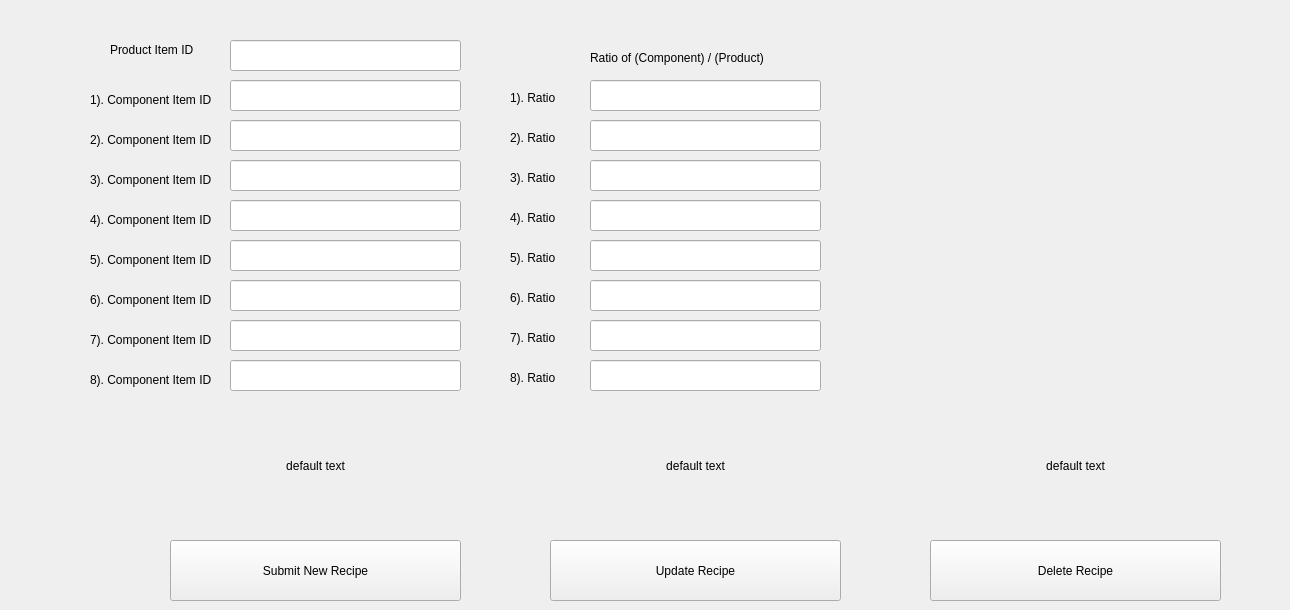
   <widget class="QWidget" name="AddRecipe">
    <attribute name="title">
     <string>Add Recipe</string>
    </attribute>
    <widget class="QLabel" name="label_26">
     <property name="geometry">
      <rect>
       <x>110</x>
       <y>40</y>
       <width>101</width>
       <height>20</height>
      </rect>
     </property>
     <property name="text">
      <string>Product Item ID</string>
     </property>
    </widget>
    <widget class="QLabel" name="label_27">
     <property name="geometry">
      <rect>
       <x>90</x>
       <y>90</y>
       <width>131</width>
       <height>20</height>
      </rect>
     </property>
     <property name="text">
      <string>1). Component Item ID </string>
     </property>
    </widget>
    <widget class="QLabel" name="ConfirmationOfNewRecipeTextBox">
     <property name="geometry">
      <rect>
       <x>110</x>
       <y>400</y>
       <width>411</width>
       <height>131</height>
      </rect>
     </property>
     <property name="text">
      <string>default text</string>
     </property>
     <property name="alignment">
      <set>Qt::AlignmentFlag::AlignCenter</set>
     </property>
    </widget>
    <widget class="QLineEdit" name="RecipeProductID">
     <property name="geometry">
      <rect>
       <x>230</x>
       <y>40</y>
       <width>231</width>
       <height>31</height>
      </rect>
     </property>
    </widget>
    <widget class="QLineEdit" name="RecipeComponentID1">
     <property name="geometry">
      <rect>
       <x>230</x>
       <y>80</y>
       <width>231</width>
       <height>31</height>
      </rect>
     </property>
    </widget>
    <widget class="QPushButton" name="SubmitNewRecipe">
     <property name="geometry">
      <rect>
       <x>170</x>
       <y>540</y>
       <width>291</width>
       <height>61</height>
      </rect>
     </property>
     <property name="text">
      <string>Submit New Recipe</string>
     </property>
    </widget>
    <widget class="QLabel" name="label_28">
     <property name="geometry">
      <rect>
       <x>510</x>
       <y>90</y>
       <width>71</width>
       <height>16</height>
      </rect>
     </property>
     <property name="text">
      <string>1). Ratio</string>
     </property>
    </widget>
    <widget class="QLineEdit" name="RecipeComponentRatio1">
     <property name="geometry">
      <rect>
       <x>590</x>
       <y>80</y>
       <width>231</width>
       <height>31</height>
      </rect>
     </property>
     <property name="text">
      <string/>
     </property>
    </widget>
    <widget class="QLabel" name="label_29">
     <property name="geometry">
      <rect>
       <x>590</x>
       <y>50</y>
       <width>221</width>
       <height>16</height>
      </rect>
     </property>
     <property name="text">
      <string>Ratio of (Component) / (Product)</string>
     </property>
    </widget>
    <widget class="QLabel" name="label_30">
     <property name="geometry">
      <rect>
       <x>510</x>
       <y>130</y>
       <width>71</width>
       <height>16</height>
      </rect>
     </property>
     <property name="text">
      <string>2). Ratio</string>
     </property>
    </widget>
    <widget class="QLineEdit" name="RecipeComponentRatio2">
     <property name="geometry">
      <rect>
       <x>590</x>
       <y>120</y>
       <width>231</width>
       <height>31</height>
      </rect>
     </property>
     <property name="text">
      <string/>
     </property>
    </widget>
    <widget class="QLabel" name="label_31">
     <property name="geometry">
      <rect>
       <x>90</x>
       <y>130</y>
       <width>131</width>
       <height>20</height>
      </rect>
     </property>
     <property name="text">
      <string>2). Component Item ID </string>
     </property>
    </widget>
    <widget class="QLineEdit" name="RecipeComponentID2">
     <property name="geometry">
      <rect>
       <x>230</x>
       <y>120</y>
       <width>231</width>
       <height>31</height>
      </rect>
     </property>
    </widget>
    <widget class="QLabel" name="label_32">
     <property name="geometry">
      <rect>
       <x>510</x>
       <y>170</y>
       <width>71</width>
       <height>16</height>
      </rect>
     </property>
     <property name="text">
      <string>3). Ratio</string>
     </property>
    </widget>
    <widget class="QLineEdit" name="RecipeComponentRatio3">
     <property name="geometry">
      <rect>
       <x>590</x>
       <y>160</y>
       <width>231</width>
       <height>31</height>
      </rect>
     </property>
     <property name="text">
      <string/>
     </property>
    </widget>
    <widget class="QLabel" name="label_33">
     <property name="geometry">
      <rect>
       <x>90</x>
       <y>170</y>
       <width>131</width>
       <height>20</height>
      </rect>
     </property>
     <property name="text">
      <string>3). Component Item ID </string>
     </property>
    </widget>
    <widget class="QLineEdit" name="RecipeComponentID3">
     <property name="geometry">
      <rect>
       <x>230</x>
       <y>160</y>
       <width>231</width>
       <height>31</height>
      </rect>
     </property>
    </widget>
    <widget class="QLabel" name="label_34">
     <property name="geometry">
      <rect>
       <x>510</x>
       <y>210</y>
       <width>71</width>
       <height>16</height>
      </rect>
     </property>
     <property name="text">
      <string>4). Ratio</string>
     </property>
    </widget>
    <widget class="QLineEdit" name="RecipeComponentRatio4">
     <property name="geometry">
      <rect>
       <x>590</x>
       <y>200</y>
       <width>231</width>
       <height>31</height>
      </rect>
     </property>
     <property name="text">
      <string/>
     </property>
    </widget>
    <widget class="QLabel" name="label_35">
     <property name="geometry">
      <rect>
       <x>90</x>
       <y>210</y>
       <width>131</width>
       <height>20</height>
      </rect>
     </property>
     <property name="text">
      <string>4). Component Item ID </string>
     </property>
    </widget>
    <widget class="QLineEdit" name="RecipeComponentID4">
     <property name="geometry">
      <rect>
       <x>230</x>
       <y>200</y>
       <width>231</width>
       <height>31</height>
      </rect>
     </property>
    </widget>
    <widget class="QLabel" name="label_36">
     <property name="geometry">
      <rect>
       <x>510</x>
       <y>250</y>
       <width>71</width>
       <height>16</height>
      </rect>
     </property>
     <property name="text">
      <string>5). Ratio</string>
     </property>
    </widget>
    <widget class="QLineEdit" name="RecipeComponentRatio5">
     <property name="geometry">
      <rect>
       <x>590</x>
       <y>240</y>
       <width>231</width>
       <height>31</height>
      </rect>
     </property>
     <property name="text">
      <string/>
     </property>
    </widget>
    <widget class="QLabel" name="label_37">
     <property name="geometry">
      <rect>
       <x>90</x>
       <y>250</y>
       <width>131</width>
       <height>20</height>
      </rect>
     </property>
     <property name="text">
      <string>5). Component Item ID </string>
     </property>
    </widget>
    <widget class="QLineEdit" name="RecipeComponentID5">
     <property name="geometry">
      <rect>
       <x>230</x>
       <y>240</y>
       <width>231</width>
       <height>31</height>
      </rect>
     </property>
    </widget>
    <widget class="QLabel" name="label_38">
     <property name="geometry">
      <rect>
       <x>510</x>
       <y>290</y>
       <width>71</width>
       <height>16</height>
      </rect>
     </property>
     <property name="text">
      <string>6). Ratio</string>
     </property>
    </widget>
    <widget class="QLineEdit" name="RecipeComponentRatio6">
     <property name="geometry">
      <rect>
       <x>590</x>
       <y>280</y>
       <width>231</width>
       <height>31</height>
      </rect>
     </property>
     <property name="text">
      <string/>
     </property>
    </widget>
    <widget class="QLabel" name="label_39">
     <property name="geometry">
      <rect>
       <x>90</x>
       <y>290</y>
       <width>131</width>
       <height>20</height>
      </rect>
     </property>
     <property name="text">
      <string>6). Component Item ID </string>
     </property>
    </widget>
    <widget class="QLineEdit" name="RecipeComponentID6">
     <property name="geometry">
      <rect>
       <x>230</x>
       <y>280</y>
       <width>231</width>
       <height>31</height>
      </rect>
     </property>
    </widget>
    <widget class="QLabel" name="label_40">
     <property name="geometry">
      <rect>
       <x>510</x>
       <y>330</y>
       <width>71</width>
       <height>16</height>
      </rect>
     </property>
     <property name="text">
      <string>7). Ratio</string>
     </property>
    </widget>
    <widget class="QLineEdit" name="RecipeComponentRatio7">
     <property name="geometry">
      <rect>
       <x>590</x>
       <y>320</y>
       <width>231</width>
       <height>31</height>
      </rect>
     </property>
     <property name="text">
      <string/>
     </property>
    </widget>
    <widget class="QLabel" name="label_41">
     <property name="geometry">
      <rect>
       <x>90</x>
       <y>330</y>
       <width>131</width>
       <height>20</height>
      </rect>
     </property>
     <property name="text">
      <string>7). Component Item ID </string>
     </property>
    </widget>
    <widget class="QLineEdit" name="RecipeComponentID7">
     <property name="geometry">
      <rect>
       <x>230</x>
       <y>320</y>
       <width>231</width>
       <height>31</height>
      </rect>
     </property>
    </widget>
    <widget class="QLabel" name="label_42">
     <property name="geometry">
      <rect>
       <x>510</x>
       <y>370</y>
       <width>71</width>
       <height>16</height>
      </rect>
     </property>
     <property name="text">
      <string>8). Ratio</string>
     </property>
    </widget>
    <widget class="QLineEdit" name="RecipeComponentRatio8">
     <property name="geometry">
      <rect>
       <x>590</x>
       <y>360</y>
       <width>231</width>
       <height>31</height>
      </rect>
     </property>
     <property name="text">
      <string/>
     </property>
    </widget>
    <widget class="QLabel" name="label_43">
     <property name="geometry">
      <rect>
       <x>90</x>
       <y>370</y>
       <width>131</width>
       <height>20</height>
      </rect>
     </property>
     <property name="text">
      <string>8). Component Item ID </string>
     </property>
    </widget>
    <widget class="QLineEdit" name="RecipeComponentID8">
     <property name="geometry">
      <rect>
       <x>230</x>
       <y>360</y>
       <width>231</width>
       <height>31</height>
      </rect>
     </property>
    </widget>
    <widget class="QPushButton" name="SubmitDeleteRecipe">
     <property name="geometry">
      <rect>
       <x>930</x>
       <y>540</y>
       <width>291</width>
       <height>61</height>
      </rect>
     </property>
     <property name="text">
      <string>Delete Recipe</string>
     </property>
    </widget>
    <widget class="QLabel" name="ConfirmationOfDeleteRecipeTextBox">
     <property name="geometry">
      <rect>
       <x>870</x>
       <y>400</y>
       <width>411</width>
       <height>131</height>
      </rect>
     </property>
     <property name="text">
      <string>default text</string>
     </property>
     <property name="alignment">
      <set>Qt::AlignmentFlag::AlignCenter</set>
     </property>
    </widget>
    <widget class="QPushButton" name="SubmitUpdateRecipe">
     <property name="geometry">
      <rect>
       <x>550</x>
       <y>540</y>
       <width>291</width>
       <height>61</height>
      </rect>
     </property>
     <property name="text">
      <string>Update Recipe</string>
     </property>
    </widget>
    <widget class="QLabel" name="ConfirmationOfUpdateRecipeTextBox">
     <property name="geometry">
      <rect>
       <x>490</x>
       <y>400</y>
       <width>411</width>
       <height>131</height>
      </rect>
     </property>
     <property name="text">
      <string>default text</string>
     </property>
     <property name="alignment">
      <set>Qt::AlignmentFlag::AlignCenter</set>
     </property>
    </widget>
   </widget>
